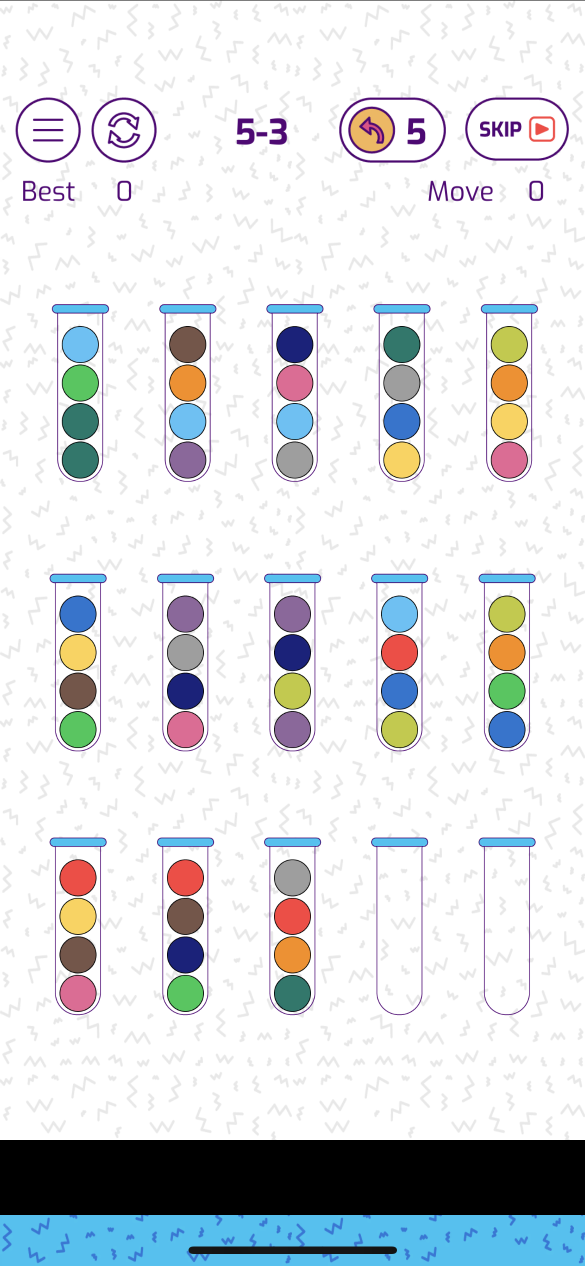
#> input picture screenshots/screenshot1.png, 1170 x 2532 px (shown at 1/2 size)
$ python machinevision.py
#> lines starting #> are read from the running program, lines starting #| are printed output that depends on the picture; after the words box and inside, x2 and y2 are one past the last pixel; in counts of white or black regions, pixels touching at a corner belong together
### utils.py
def cluster(data, maxgap, key=lambda x: x):
    '''Arrange data into groups where successive elements
       differ by no more than *maxgap*

        >>> cluster([1, 6, 9, 100, 102, 105, 109, 134, 139], maxgap=10)
        [[1, 6, 9], [100, 102, 105, 109], [134, 139]]

        >>> cluster([1, 6, 9, 99, 100, 102, 105, 134, 139, 141], maxgap=10)
        [[1, 6, 9], [99, 100, 102, 105], [134, 139, 141]]

    '''
    data.sort(key=key)
    groups = [[data[0]]]
    for x in data[1:]:
        if abs(key(x) - key(groups[-1][-1])) <= maxgap:
            groups[-1].append(x)
        else:
            groups.append([x])
    return groups

### machinevision.py
import cv2
import numpy as np

import utils


def get_vials(filename, write_image=False):
#> called with filename = 'screenshots/screenshot1.png', write_image = True
    frame = cv2.imread(filename)
#> frame is the input picture: shape (2532, 1170, 3); mean B, G, R 223.7, 220.8, 217.8
    output = frame.copy()
    image = cv2.cvtColor(frame, cv2.COLOR_BGR2HSV)
#> image: shape (2532, 1170, 3); mean H, S, V 12.9, 20.8, 228.4
    gray = cv2.cvtColor(frame, cv2.COLOR_BGR2GRAY)
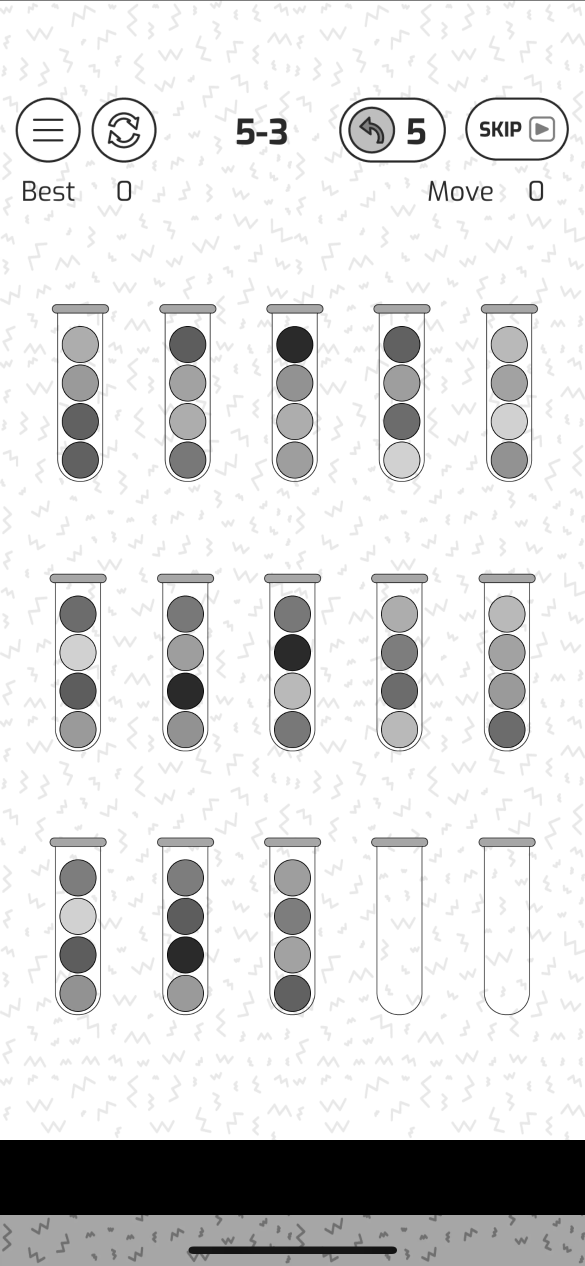
#> gray: shape (2532, 1170) (shown at 1/2 size); min 0, max 255, mean 220.2
    gray_blurred = cv2.blur(gray, (3, 3))

    # Apply Hough transform on the blurred image.
    detected_circles = cv2.HoughCircles(
        gray_blurred,
        cv2.HOUGH_GRADIENT,
        1,
        20,
        param1=50,
        param2=60,
        minRadius=20,
        maxRadius=60,
    )
#> detected_circles = 60 rows, first 8: [742.5, 259.5, 46.3], [1074.5, 257.5, 58.3], [155.5, 1304.5, 37.8], [155.5, 1227.5, 37.5], [584.5, 1832.5, 37.6], [584.5, 1986.5, 37.5], [798.5, 1458.5, 37.8], [584.5, 1227.5, 37.6]

    potential_bubbles = []  # (color, position, radius)

    # Draw circles that are detected.
    if detected_circles is not None:
        if len(detected_circles) > 80:
            print("WARNING: More than 80 circles were detected, truncating.")
            detected_cicles = detected_circles[:80]  # cap at 80 detections

        # Convert the circle parameters a, b and r to integers.
        detected_circles = np.uint16(np.around(detected_circles))
#> detected_circles = 60 rows, first 8: [742, 260, 46], [1074, 258, 58], [156, 1304, 38], [156, 1228, 38], [584, 1832, 38], [584, 1986, 38], [798, 1458, 38], [584, 1228, 38]

        for pt in detected_circles[0, :]:
            a, b, r = int(pt[0]), int(pt[1]), int(pt[2])

            # Draw the circumference of the circle.
            cv2.circle(output, (a, b), r, (0, 255, 0), 2)
            # Draw a small circle (of radius 1) to show the center.
            cv2.circle(output, (a, b), 1, (0, 0, 255), 3)
            # Draw a tag
            tag_loc = (round(a+r*1.7), round(b-r*0.8))
            cv2.line(
                output,
                (a, b),
                tag_loc,
                (255, 0, 0),
                2,
            )

            # cut out interior of circle
            height, width, _ = frame.shape
            mask = np.zeros((height, width), np.uint8)

            # draw on mask
            cv2.circle(mask, (a, b), r, (255, 255, 255), thickness=-1)

            # copy image using mask
            masked_data = cv2.bitwise_and(frame, frame, mask=mask)

            # apply threshold
            _, thresh = cv2.threshold(mask, 1, 255, cv2.THRESH_BINARY)

            # find contours
            contours = cv2.findContours(
                thresh, cv2.RETR_EXTERNAL, cv2.CHAIN_APPROX_SIMPLE)[0]
            x, y, w, h = cv2.boundingRect(contours[0])

            w4 = round(w/4)
            h4 = round(h/4)
            crop = masked_data[y+h4:y+h-h4, x+w4:x+w-w4]

            # ensure relatively uniform color distribution in circle
            average = [0, 0, 0]
            average_count = 0
            average_switch = 0
            for pixel in crop:
                for thing in pixel:
                    average_switch = (average_switch + 1) % 4
                    if average_switch == 0:
                        average[0] += int(thing[0])
                        average[1] += int(thing[1])
                        average[2] += int(thing[2])
                        average_count += 1

            if (average_count == 0):
                continue
            average[0] /= average_count
            average[1] /= average_count
            average[2] /= average_count
            cv2.circle(
                output,
                tag_loc,
                round(r/2.2),
                average,
                -1
            )

            # save average color and circle info to list
            potential_bubbles.append(
                {
                    "color": average,
                    "radius": r,
                    "position": (a, b)
                }
            )
#> this loop made 60 passes
#> (a, b, r, tag_loc, x, y, w, h) on passes 1 to 12: (742, 260, 46, (820, 223), 696, 214, 93, 93), (1074, 258, 58, (1173, 212), 1016, 200, 117, 117), (156, 1304, 38, (221, 1274), 118, 1266, 77, 77), (156, 1228, 38, (221, 1198), 118, 1190, 77, 77), (584, 1832, 38, (649, 1802), 546, 1794, 77, 77), (584, 1986, 38, (649, 1956), 546, 1948, 77, 77), (798, 1458, 38, (863, 1428), 760, 1420, 77, 77), (584, 1228, 38, (649, 1198), 546, 1190, 77, 77), (992, 258, 58, (1091, 212), 934, 200, 117, 117), (584, 1910, 35, (644, 1882), 549, 1875, 71, 71), (590, 766, 38, (655, 736), 552, 728, 77, 77), (370, 1910, 37, (433, 1880), 333, 1873, 75, 75)
#> pt on passes 45 to 50: [588, 920, 36], [372, 1230, 36], [156, 1458, 44], [370, 1304, 37], [798, 1382, 37], [584, 1458, 44]
#> pass 1, in get_vials, `_, thresh = cv2.threshold(mask, 1, 255, cv2.THRESH_BINARY)`:
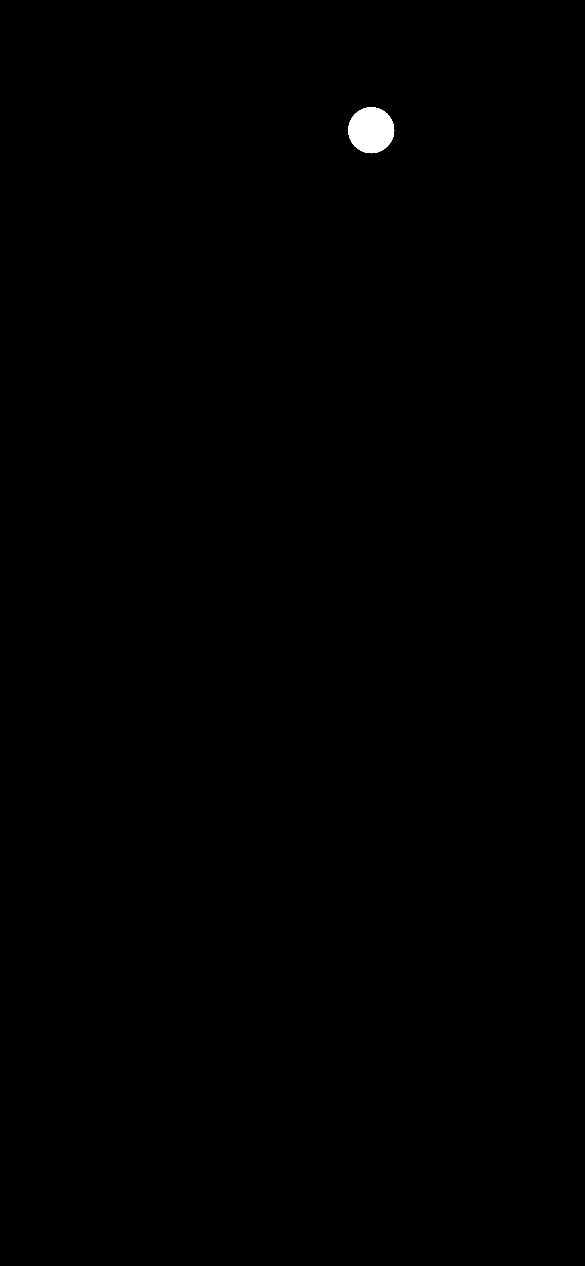
#> thresh: shape (2532, 1170) (shown at 1/2 size); 0.22% white; 1 white region, box (x1, y1, x2, y2) and area: (696, 214, 789, 307) 6625
#> pass 1, in get_vials, `crop = masked_data[y+h4:y+h-h4, x+w4:x+w-w4]`:
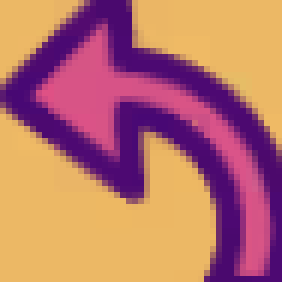
#> crop: shape (47, 47, 3) (shown 6 times larger); mean B, G, R 109.6, 115.2, 184.6
#> after the loop: mask: shape (2532, 1170); 0.37% white; 1 white region, box (x1, y1, x2, y2) and area: (37, 201, 156, 320) 10913
#> after the loop:
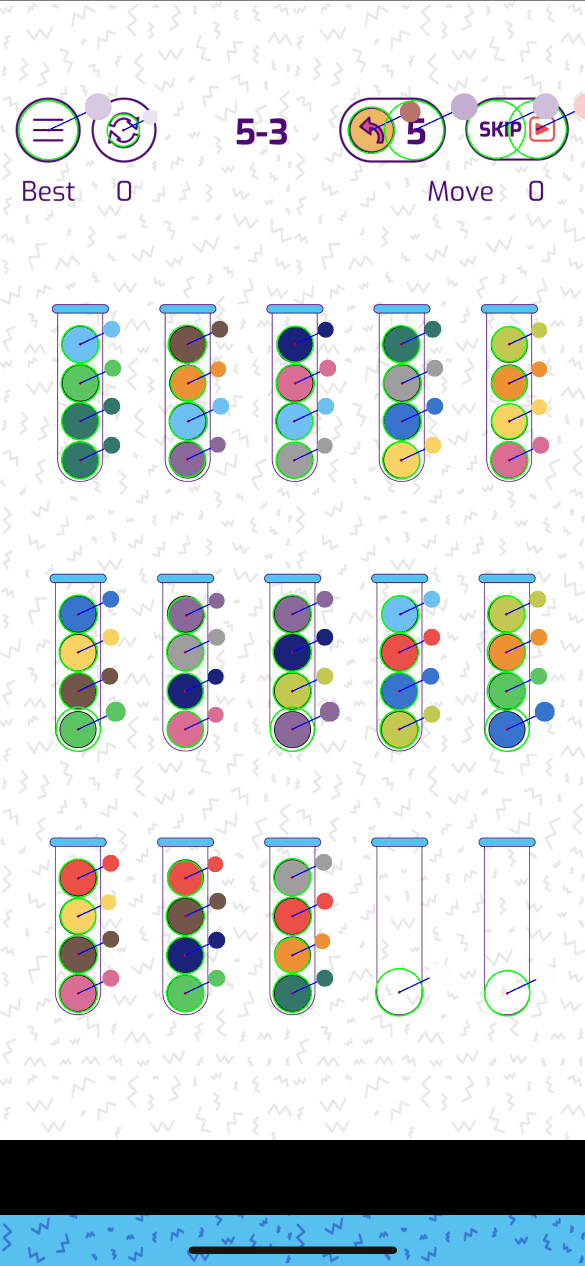
#> output: shape (2532, 1170, 3) (shown at 1/2 size); 3.76% of pixels changed, all inside (x1, y1, x2, y2) = (36, 186, 1170, 2033)

    potential_bubbles2 = []

    for pbub in potential_bubbles:
        swag = (pbub["position"][0]-83, pbub["position"][1])
        cv2.line(output, pbub["position"], swag, (0, 0, 0), 2)
        cv2.circle(output, swag, 13, (0, 0, 255), -1)

        # filter out bubbles that don't have 3 in close y-axis proximity
        closest_x_axis = list(
            filter(
                lambda x: abs(x["position"][0]-pbub["position"][0]) < 20,
                potential_bubbles
            ),
        )
        closest_y_axis = sorted(
            list(
                filter(lambda x: abs(x["position"][1] -
                                     pbub["position"][1]) < 300, closest_x_axis)
            ),
            key=lambda x: abs(x["position"][1]-pbub["position"][1]),
        )

        if len(closest_y_axis) >= 4:
            pbub["buddies"] = closest_y_axis[1:4]
            potential_bubbles2.append(pbub)
#> this loop made 60 passes
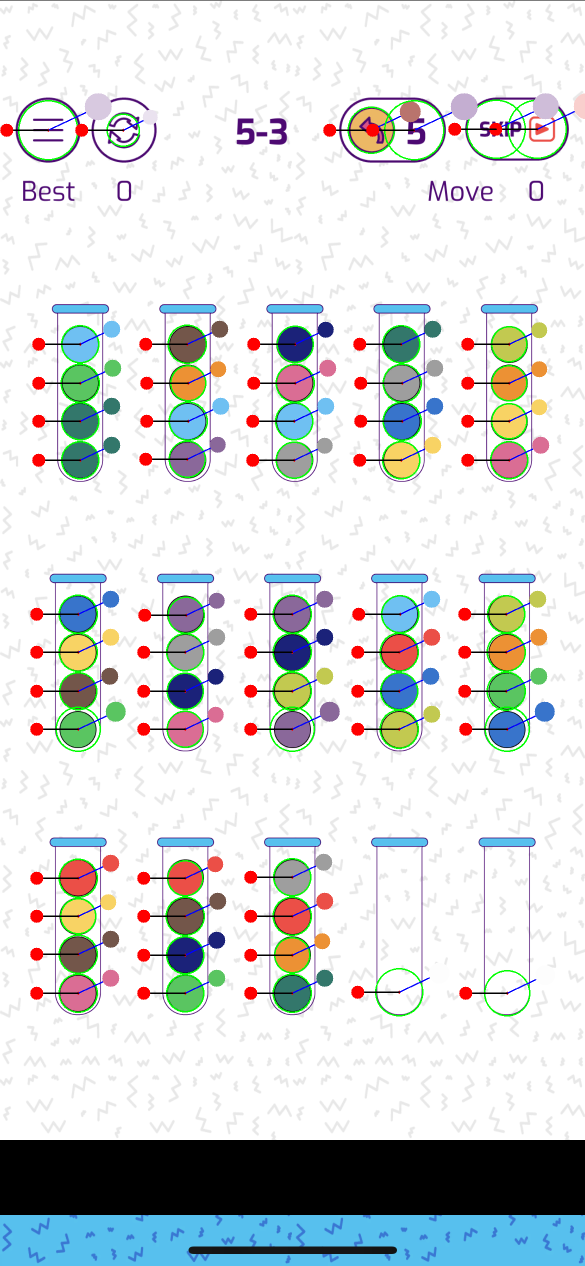
#> output: shape (2532, 1170, 3) (shown at 1/2 size); 1.5% of pixels changed, all inside (x1, y1, x2, y2) = (0, 245, 1076, 2000)

    bubbles = []
    skip_is = set()
    for i, pbub in enumerate(potential_bubbles2):
        if i in skip_is:
            continue
        # filter every bubble that has 3 other bubbles with similar average color
        closest_bubbles = list(filter(lambda x:
                                      (abs(x["color"][0] - pbub["color"][0])
                                       + abs(x["color"][1] - pbub["color"][1])
                                       + abs(x["color"][2] - pbub["color"][2])) < 5,
                                      potential_bubbles2))[:4]

        if len(closest_bubbles) == 4:
            pbub["color_index"] = i
            for x in closest_bubbles[1:]:
                x["color_index"] = i
                skip_is.add(potential_bubbles2.index(x))
                bubbles.append(x)

            bubbles.append(pbub)
        else:
            cv2.circle(output, swag, pbub["radius"]//3, (0, 0, 255), -1)
#> this loop made 52 passes

    vials = []
    bubbles_visited = set()
    for i, pbub in enumerate(bubbles):
        swag = (pbub["position"][0]-83, pbub["position"][1])
        cv2.circle(output, swag, 13, (0, 255, 0), -1)

        if i in bubbles_visited:
            continue

        bubbles_visited.add(i)
        for buddy in pbub["buddies"]:
            bubbles_visited.add(bubbles.index(buddy))

        vial = {"bubbles": [pbub], "height": pbub["position"][1]}
        cv2.circle(output, pbub["position"], 10, (255, 0, 255), -1)
        for buddy in pbub["buddies"]:
            vial["bubbles"].append(buddy)
            vial["height"] += buddy["position"][1]
            cv2.line(output, pbub["position"], buddy["position"], (0, 0, 0), 2)

        vial["height"] /= 4
        vials.append(vial)
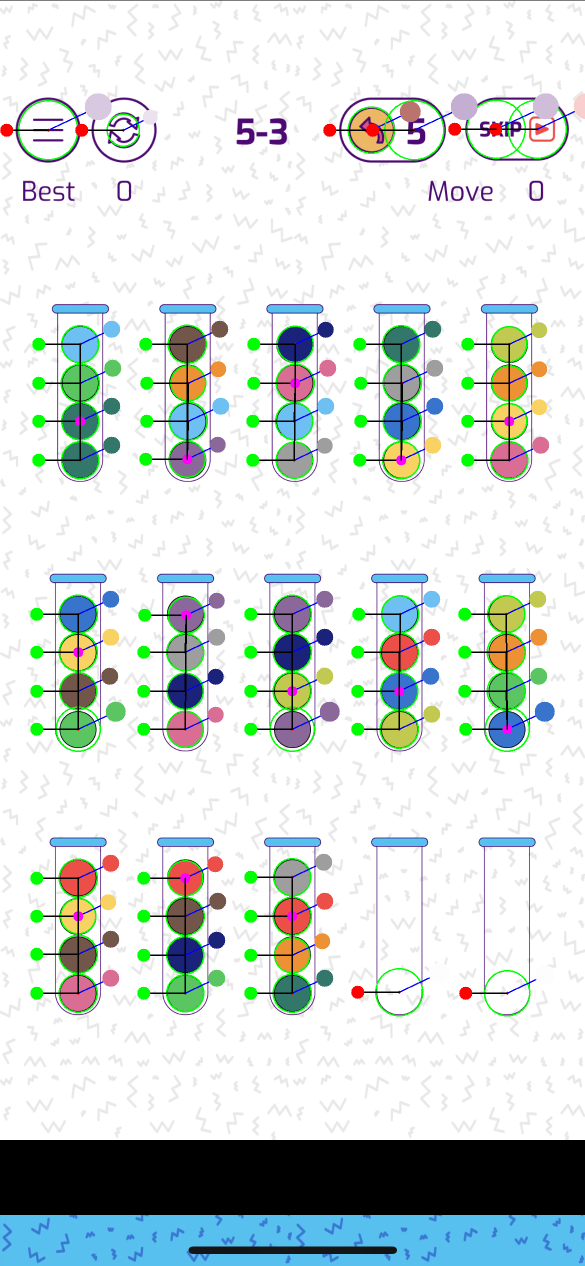
#> output: shape (2532, 1170, 3) (shown at 1/2 size); 1.36% of pixels changed, all inside (x1, y1, x2, y2) = (60, 675, 1029, 2000)

    # Sort vials into rows (by y-axis)
    vials = sorted(vials, key=lambda x: x["height"])
    vial_rows = utils.cluster(vials, 50, key=lambda x: x["height"])
#> the loop in cluster, `for x in data[1:]:` made 12 passes

    vials = []
    # Sort rows by x position and refill vials array in order
    for row in vial_rows:
        row.sort(key=lambda x: x["bubbles"][0]["position"][0])
        vials += row
#> this loop made 3 passes

    # Sort the contents of each vial
    for i, vial in enumerate(vials):
        # print(vial["bubbles"][0]["position"])
        cv2.putText(output, f"#{i}", vial["bubbles"]
                    [0]["position"], 0, 2, (0, 0, 0), 2)

        vial["bubbles"].sort(key=lambda x: x["position"][1])
#> this loop made 13 passes
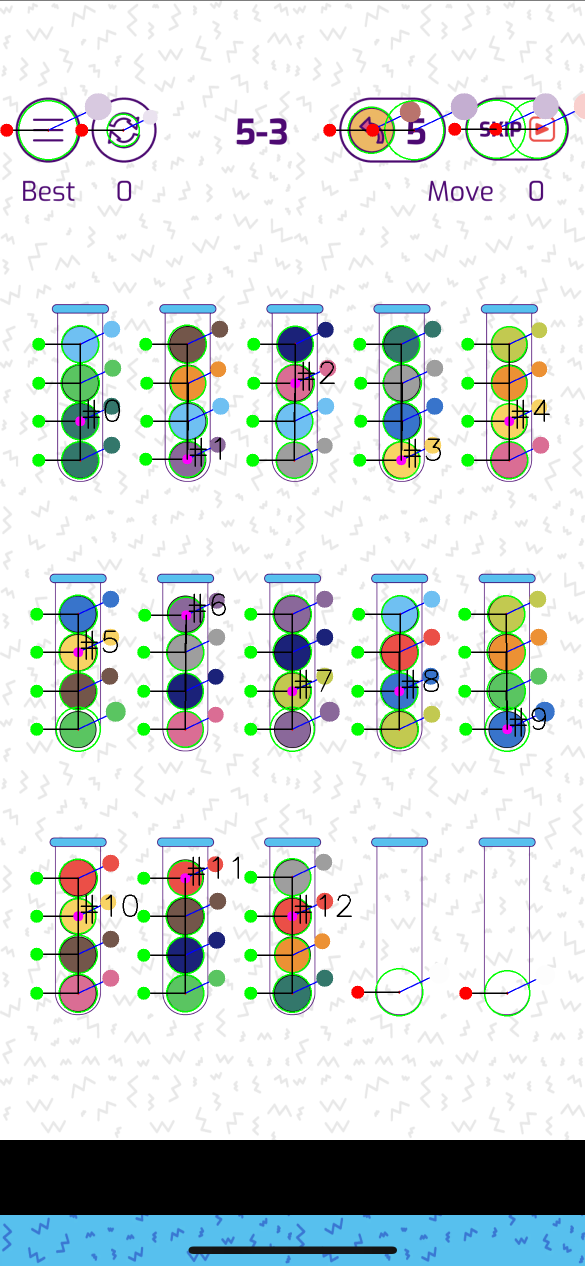
#> output: shape (2532, 1170, 3) (shown at 1/2 size); 0.38% of pixels changed, all inside (x1, y1, x2, y2) = (161, 723, 1100, 1848)

    if write_image:
        cv2.imwrite("output.png", output)

    return vials


def simplify_vials(vials):
    out = []
    for vial in vials:
        out.append([bubble["color_index"] for bubble in vial["bubbles"][::-1]])
    return out


def main():
    vials = get_vials("screenshots/screenshot1.png", True)
    simple_vials = simplify_vials(vials)
    print(simple_vials)
#| [[3, 3, 13, 10], [5, 10, 6, 11], [9, 10, 7, 8], [0, 1, 9, 3], [7, 0, 6, 4], [13, 11, 0, 1], [7, 8, 9, 5], [5, 4, 8, 5], [4, 1, 2, 10], [1, 13, 6, 4], [7, 11, 0, 2], [13, 8, 11, 2], [3, 6, 2, 9]]


if __name__ == "__main__":
    main()
